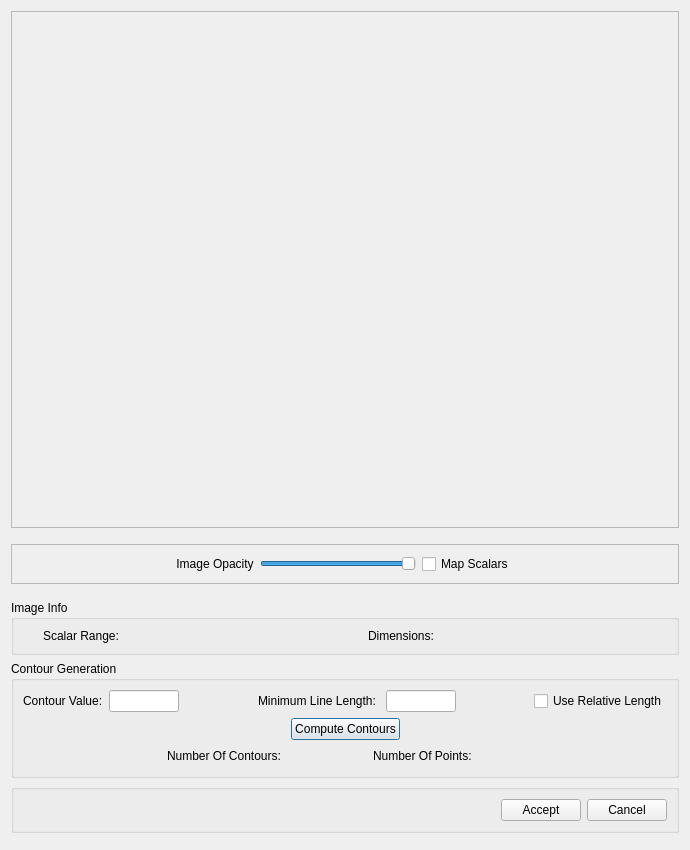
<?xml version="1.0" encoding="UTF-8"?>
<ui version="4.0">
 <class>qtGenerateContoursDialog</class>
 <widget class="QDialog" name="qtGenerateContoursDialog">
  <property name="geometry">
   <rect>
    <x>0</x>
    <y>0</y>
    <width>690</width>
    <height>850</height>
   </rect>
  </property>
  <property name="sizePolicy">
   <sizepolicy hsizetype="Preferred" vsizetype="Preferred">
    <horstretch>0</horstretch>
    <verstretch>0</verstretch>
   </sizepolicy>
  </property>
  <property name="windowTitle">
   <string>Generate Contours</string>
  </property>
  <layout class="QVBoxLayout" name="verticalLayout_6">
   <item>
    <widget class="QFrame" name="renderFrame">
     <property name="sizePolicy">
      <sizepolicy hsizetype="Preferred" vsizetype="Preferred">
       <horstretch>0</horstretch>
       <verstretch>0</verstretch>
      </sizepolicy>
     </property>
     <property name="minimumSize">
      <size>
       <width>0</width>
       <height>300</height>
      </size>
     </property>
     <property name="frameShape">
      <enum>QFrame::StyledPanel</enum>
     </property>
     <property name="frameShadow">
      <enum>QFrame::Raised</enum>
     </property>
    </widget>
   </item>
   <item>
    <spacer name="verticalSpacer">
     <property name="orientation">
      <enum>Qt::Vertical</enum>
     </property>
     <property name="sizeType">
      <enum>QSizePolicy::Fixed</enum>
     </property>
     <property name="sizeHint" stdset="0">
      <size>
       <width>20</width>
       <height>10</height>
      </size>
     </property>
    </spacer>
   </item>
   <item>
    <widget class="QFrame" name="loadImageFrame">
     <property name="sizePolicy">
      <sizepolicy hsizetype="Preferred" vsizetype="Fixed">
       <horstretch>0</horstretch>
       <verstretch>0</verstretch>
      </sizepolicy>
     </property>
     <property name="frameShape">
      <enum>QFrame::StyledPanel</enum>
     </property>
     <property name="frameShadow">
      <enum>QFrame::Raised</enum>
     </property>
     <layout class="QHBoxLayout" name="horizontalLayout_3">
      <item>
       <spacer name="horizontalSpacer_3">
        <property name="orientation">
         <enum>Qt::Horizontal</enum>
        </property>
        <property name="sizeHint" stdset="0">
         <size>
          <width>79</width>
          <height>20</height>
         </size>
        </property>
       </spacer>
      </item>
      <item>
       <widget class="QLabel" name="label_7">
        <property name="sizePolicy">
         <sizepolicy hsizetype="Preferred" vsizetype="Fixed">
          <horstretch>0</horstretch>
          <verstretch>0</verstretch>
         </sizepolicy>
        </property>
        <property name="text">
         <string>Image Opacity</string>
        </property>
        <property name="alignment">
         <set>Qt::AlignCenter</set>
        </property>
       </widget>
      </item>
      <item>
       <layout class="QVBoxLayout" name="verticalLayout_3">
        <item>
         <widget class="QSlider" name="imageOpacitySlider">
          <property name="maximum">
           <number>100</number>
          </property>
          <property name="singleStep">
           <number>2</number>
          </property>
          <property name="value">
           <number>100</number>
          </property>
          <property name="orientation">
           <enum>Qt::Horizontal</enum>
          </property>
         </widget>
        </item>
       </layout>
      </item>
      <item>
       <widget class="QCheckBox" name="mapScalarsCheck">
        <property name="text">
         <string>Map Scalars</string>
        </property>
       </widget>
      </item>
      <item>
       <spacer name="horizontalSpacer_12">
        <property name="orientation">
         <enum>Qt::Horizontal</enum>
        </property>
        <property name="sizeHint" stdset="0">
         <size>
          <width>79</width>
          <height>20</height>
         </size>
        </property>
       </spacer>
      </item>
     </layout>
    </widget>
   </item>
   <item>
    <spacer name="verticalSpacer_2">
     <property name="orientation">
      <enum>Qt::Vertical</enum>
     </property>
     <property name="sizeType">
      <enum>QSizePolicy::Fixed</enum>
     </property>
     <property name="sizeHint" stdset="0">
      <size>
       <width>20</width>
       <height>10</height>
      </size>
     </property>
    </spacer>
   </item>
   <item>
    <widget class="QGroupBox" name="groupBox">
     <property name="sizePolicy">
      <sizepolicy hsizetype="Preferred" vsizetype="Fixed">
       <horstretch>0</horstretch>
       <verstretch>0</verstretch>
      </sizepolicy>
     </property>
     <property name="title">
      <string>Image Info</string>
     </property>
     <layout class="QHBoxLayout" name="horizontalLayout_2">
      <item>
       <widget class="QLabel" name="imageScalarRangeLabel">
        <property name="minimumSize">
         <size>
          <width>0</width>
          <height>0</height>
         </size>
        </property>
        <property name="text">
         <string>Scalar Range:</string>
        </property>
        <property name="indent">
         <number>20</number>
        </property>
       </widget>
      </item>
      <item>
       <widget class="QLabel" name="imageDimensionsLabel">
        <property name="minimumSize">
         <size>
          <width>250</width>
          <height>0</height>
         </size>
        </property>
        <property name="text">
         <string>Dimensions:</string>
        </property>
        <property name="margin">
         <number>0</number>
        </property>
        <property name="indent">
         <number>20</number>
        </property>
       </widget>
      </item>
     </layout>
    </widget>
   </item>
   <item>
    <widget class="QGroupBox" name="generateContoursBox">
     <property name="sizePolicy">
      <sizepolicy hsizetype="Preferred" vsizetype="Fixed">
       <horstretch>0</horstretch>
       <verstretch>0</verstretch>
      </sizepolicy>
     </property>
     <property name="title">
      <string>Contour Generation</string>
     </property>
     <layout class="QVBoxLayout" name="verticalLayout_4">
      <item>
       <layout class="QHBoxLayout" name="horizontalLayout">
        <item>
         <widget class="QLabel" name="label_2">
          <property name="text">
           <string>Contour Value:</string>
          </property>
         </widget>
        </item>
        <item>
         <widget class="QLineEdit" name="contourValue">
          <property name="sizePolicy">
           <sizepolicy hsizetype="Preferred" vsizetype="Fixed">
            <horstretch>0</horstretch>
            <verstretch>0</verstretch>
           </sizepolicy>
          </property>
          <property name="minimumSize">
           <size>
            <width>50</width>
            <height>0</height>
           </size>
          </property>
          <property name="maximumSize">
           <size>
            <width>70</width>
            <height>16777215</height>
           </size>
          </property>
         </widget>
        </item>
        <item>
         <spacer name="horizontalSpacer_10">
          <property name="orientation">
           <enum>Qt::Horizontal</enum>
          </property>
          <property name="sizeHint" stdset="0">
           <size>
            <width>40</width>
            <height>20</height>
           </size>
          </property>
         </spacer>
        </item>
        <item>
         <widget class="QLabel" name="label_6">
          <property name="text">
           <string>Minimum Line Length: </string>
          </property>
         </widget>
        </item>
        <item>
         <widget class="QLineEdit" name="minimumLineLength">
          <property name="sizePolicy">
           <sizepolicy hsizetype="Preferred" vsizetype="Fixed">
            <horstretch>0</horstretch>
            <verstretch>0</verstretch>
           </sizepolicy>
          </property>
          <property name="minimumSize">
           <size>
            <width>30</width>
            <height>0</height>
           </size>
          </property>
          <property name="maximumSize">
           <size>
            <width>70</width>
            <height>16777215</height>
           </size>
          </property>
         </widget>
        </item>
        <item>
         <spacer name="horizontalSpacer_11">
          <property name="orientation">
           <enum>Qt::Horizontal</enum>
          </property>
          <property name="sizeHint" stdset="0">
           <size>
            <width>40</width>
            <height>20</height>
           </size>
          </property>
         </spacer>
        </item>
        <item>
         <widget class="QCheckBox" name="relativeLineLengthCheckbox">
          <property name="text">
           <string>Use Relative Length</string>
          </property>
         </widget>
        </item>
       </layout>
      </item>
      <item>
       <layout class="QHBoxLayout" name="horizontalLayout_6">
        <item>
         <spacer name="horizontalSpacer">
          <property name="orientation">
           <enum>Qt::Horizontal</enum>
          </property>
          <property name="sizeHint" stdset="0">
           <size>
            <width>40</width>
            <height>20</height>
           </size>
          </property>
         </spacer>
        </item>
        <item>
         <widget class="QPushButton" name="generateContoursButton">
          <property name="text">
           <string>Compute Contours</string>
          </property>
         </widget>
        </item>
        <item>
         <spacer name="horizontalSpacer_7">
          <property name="orientation">
           <enum>Qt::Horizontal</enum>
          </property>
          <property name="sizeHint" stdset="0">
           <size>
            <width>40</width>
            <height>20</height>
           </size>
          </property>
         </spacer>
        </item>
       </layout>
      </item>
      <item>
       <layout class="QHBoxLayout" name="horizontalLayout_5">
        <item>
         <spacer name="horizontalSpacer_9">
          <property name="orientation">
           <enum>Qt::Horizontal</enum>
          </property>
          <property name="sizeHint" stdset="0">
           <size>
            <width>40</width>
            <height>20</height>
           </size>
          </property>
         </spacer>
        </item>
        <item>
         <widget class="QLabel" name="numberOfContoursLabel">
          <property name="sizePolicy">
           <sizepolicy hsizetype="Preferred" vsizetype="Fixed">
            <horstretch>0</horstretch>
            <verstretch>0</verstretch>
           </sizepolicy>
          </property>
          <property name="minimumSize">
           <size>
            <width>200</width>
            <height>0</height>
           </size>
          </property>
          <property name="text">
           <string>Number Of Contours: </string>
          </property>
         </widget>
        </item>
        <item>
         <widget class="QLabel" name="numberOfPointsLabel">
          <property name="sizePolicy">
           <sizepolicy hsizetype="Preferred" vsizetype="Fixed">
            <horstretch>0</horstretch>
            <verstretch>0</verstretch>
           </sizepolicy>
          </property>
          <property name="minimumSize">
           <size>
            <width>150</width>
            <height>0</height>
           </size>
          </property>
          <property name="text">
           <string>Number Of Points: </string>
          </property>
         </widget>
        </item>
        <item>
         <spacer name="horizontalSpacer_8">
          <property name="orientation">
           <enum>Qt::Horizontal</enum>
          </property>
          <property name="sizeHint" stdset="0">
           <size>
            <width>40</width>
            <height>20</height>
           </size>
          </property>
         </spacer>
        </item>
       </layout>
      </item>
     </layout>
    </widget>
   </item>
   <item>
    <widget class="QGroupBox" name="okCancelBox">
     <property name="sizePolicy">
      <sizepolicy hsizetype="Preferred" vsizetype="Fixed">
       <horstretch>0</horstretch>
       <verstretch>0</verstretch>
      </sizepolicy>
     </property>
     <property name="title">
      <string/>
     </property>
     <layout class="QGridLayout" name="gridLayout_2">
      <item row="0" column="1">
       <widget class="QPushButton" name="createContourNodesButton">
        <property name="text">
         <string>Accept</string>
        </property>
       </widget>
      </item>
      <item row="0" column="2">
       <widget class="QPushButton" name="cancelButton">
        <property name="text">
         <string>Cancel</string>
        </property>
       </widget>
      </item>
      <item row="0" column="0">
       <spacer name="horizontalSpacer_5">
        <property name="orientation">
         <enum>Qt::Horizontal</enum>
        </property>
        <property name="sizeHint" stdset="0">
         <size>
          <width>40</width>
          <height>20</height>
         </size>
        </property>
       </spacer>
      </item>
     </layout>
    </widget>
   </item>
   <item>
    <widget class="QWidget" name="progressWidget" native="true">
     <property name="sizePolicy">
      <sizepolicy hsizetype="Preferred" vsizetype="Fixed">
       <horstretch>0</horstretch>
       <verstretch>0</verstretch>
      </sizepolicy>
     </property>
     <property name="minimumSize">
      <size>
       <width>0</width>
       <height>0</height>
      </size>
     </property>
     <property name="maximumSize">
      <size>
       <width>16777215</width>
       <height>16777215</height>
      </size>
     </property>
    </widget>
   </item>
  </layout>
 </widget>
 <resources/>
 <connections/>
</ui>
